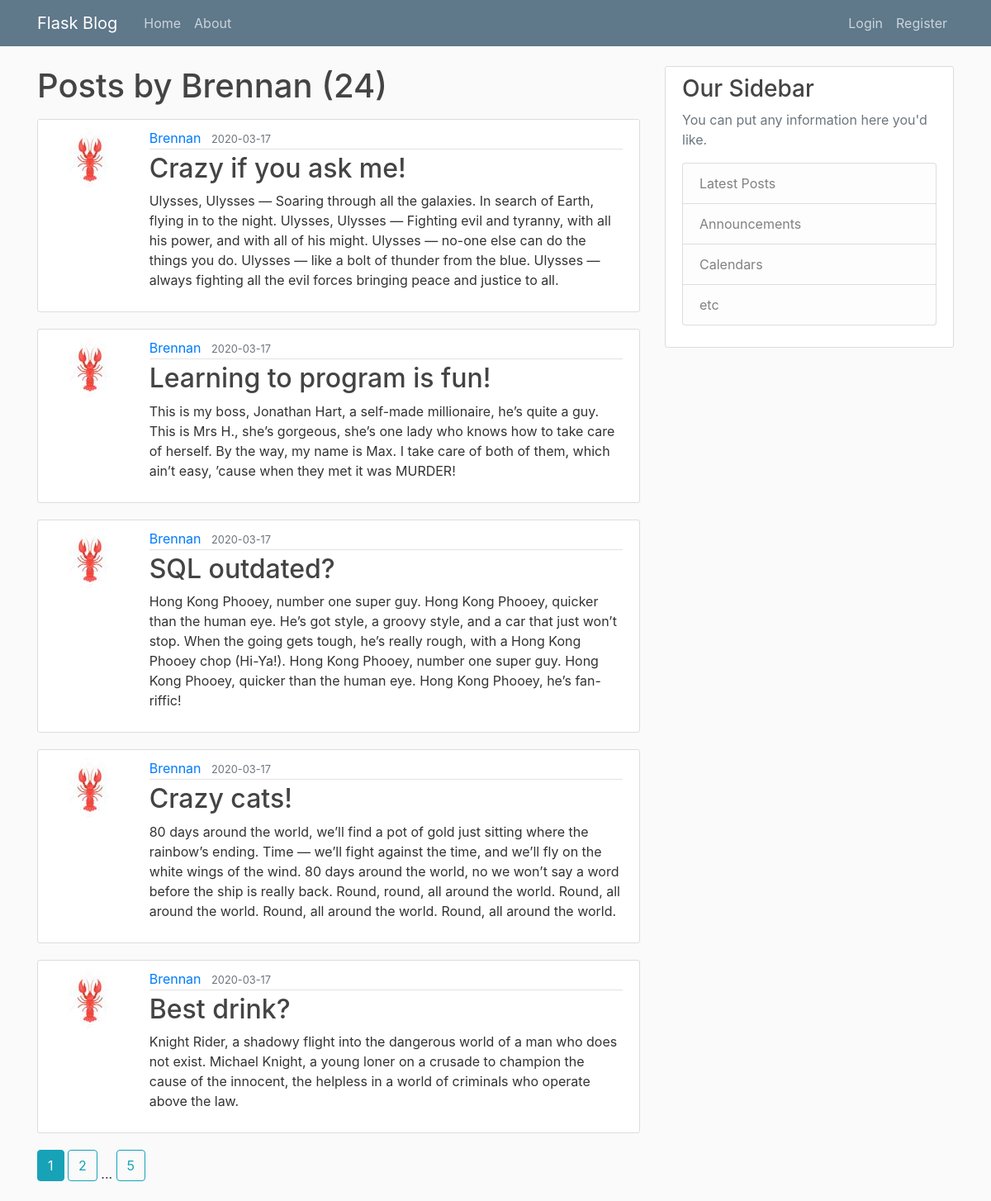
The page /user/Brennan on the database as committed earlier.
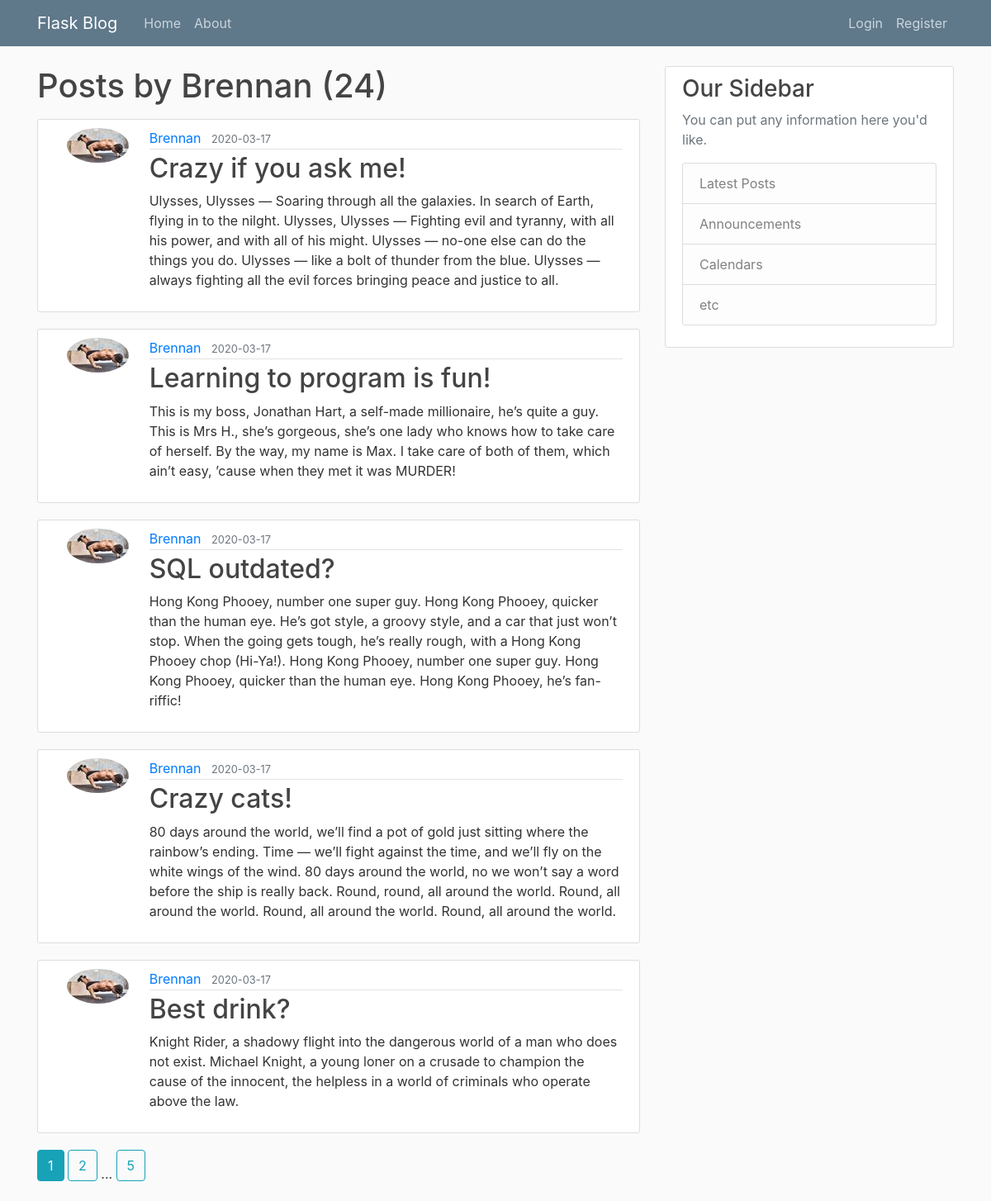
The same page on the database as committed later.
### flaskblog/models.py (models this page shows, shortened)
class Post(db.Model):
    id = db.Column(db.Integer, primary_key=True)
    title = db.Column(db.String(100), nullable=False)
    date_posted = db.Column(db.DateTime, nullable=False, default=datetime.utcnow)
    content = db.Column(db.Text, nullable=False)
    user_id = db.Column(db.Integer, db.ForeignKey("user.id"), nullable=False)

class User(db.Model, UserMixin):
    id = db.Column(db.Integer, primary_key=True)
    username = db.Column(db.String(20), unique=True, nullable=False)
    email = db.Column(db.String(120), unique=True, nullable=False)
    image_file = db.Column(db.String(20), nullable=False, default="default.jpg")
    password = db.Column(db.String(60), nullable=False)
    posts = db.relationship("Post", backref="author", lazy=True)

### flaskblog/users/routes.py (the view)
@users.route("/user/<string:username>")
def user_posts(username):
    page = request.args.get("page", 1, type=int)
    user = User.query.filter_by(username=username).first_or_404()
    posts = (
        Post.query.filter_by(author=user)
        .order_by(Post.date_posted.desc())
        .paginate(page=page, per_page=5)
    )
    return render_template("user_posts.html", posts=posts, user=user)

### flaskblog/templates/user_posts.html
{% extends "layout.html" %}
{% block content %}
<h1 class="mb-3">Posts by {{ user.username }} ({{ posts.total }})</h1>
{% for post in posts.items %}
<article class="media content-section">
    <div class="col-md-2">
        <img class="rounded-circle article-image"
            src="{{ url_for('static', filename='profile_pics/' + post.author.image_file) }}">
    </div>
    <div class="media-body">
        <div class="article-metadata">
            <a class="mr-2"
                href="{{ url_for('users.user_posts', username=post.author.username) }}">{{ post.author.username }}</a>
            <small class="text-muted">{{ post.date_posted.strftime('%Y-%m-%d') }}</small>
        </div>
        <h2><a class="article-title" href="{{ url_for('posts.post', post_id=post.id) }}">{{ post.title }}</a></h2>
        <p class="article-content">{{ post.content }}</p>
    </div>
</article>
{% endfor %}
{% for page_num in posts.iter_pages(left_edge=1, right_edge=1, left_current=1, right_current=2) %}
{% if page_num %}
{% if posts.page == page_num %}
<a class="btn btn-info mb-4"
    href="{{ url_for('users.user_posts', username=user.username, page=page_num) }}">{{ page_num }}</a>
{% else %}
<a class="btn btn-outline-info mb-4"
    href="{{ url_for('users.user_posts', username=user.username, page=page_num) }}">{{ page_num }}</a>
{% endif %}
{% else %}
...
{% endif %}
{% endfor %}
{% endblock content %}

Rows that differ between the two databases and show on the page:
changed Post "Crazy if you ask me!": image_file: a different picture; content "…flying in to the night. Ulysses, Ulysses — Fighting…" → "…flying in to the nilght. Ulysses, Ulysses — Fighting…"
changed through a linked row, Post "Learning to program is fun!": image_file: a different picture
changed through a linked row, Post "SQL outdated?": image_file: a different picture
changed through a linked row, Post "Crazy cats!": image_file: a different picture
changed through a linked row, Post "Best drink?": image_file: a different picture
